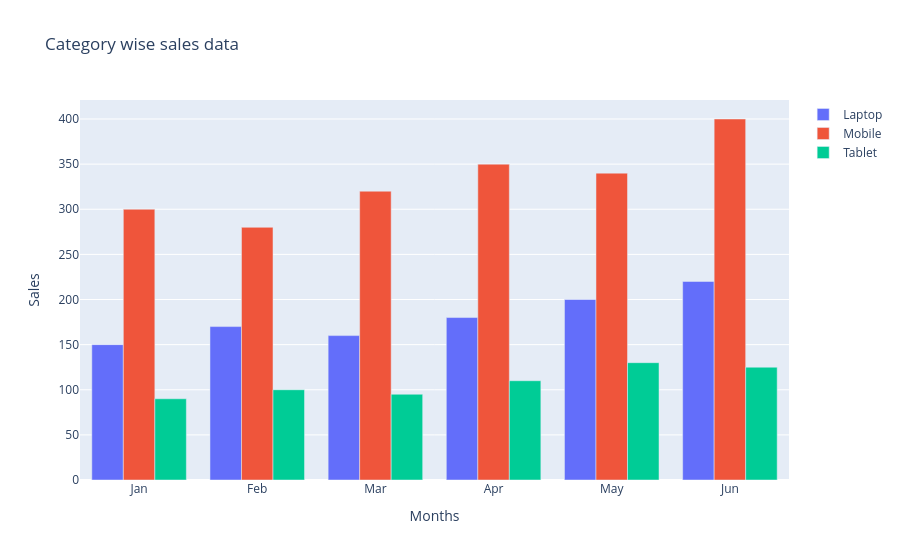

Write notebook code for a chart like this one.
### Code cell
fig= go.Figure(data=[
    go.Bar(x=months, y= laptop_sales, name="Laptop"),
    go.Bar(x=months, y= mobile_sales, name="Mobile"),
    go.Bar(x=months, y= tablet_sales, name="Tablet")

])

fig.update_layout(title= "Category wise sales data", xaxis_title= "Months",yaxis_title= "Sales")

fig.show()

### Figure 1 — Plotly figure (JSON) as saved in the notebook; plotly's stock layout.template omitted (floating-point values rounded to 4 significant figures)
{"data": [{"name": "Laptop", "type": "bar", "x": ["Jan", "Feb", "Mar", "Apr", "May", "Jun"], "y": [150, 170, 160, 180, 200, 220]}, {"name": "Mobile", "type": "bar", "x": ["Jan", "Feb", "Mar", "Apr", "May", "Jun"], "y": [300, 280, 320, 350, 340, 400]}, {"name": "Tablet", "type": "bar", "x": ["Jan", "Feb", "Mar", "Apr", "May", "Jun"], "y": [90, 100, 95, 110, 130, 125]}], "layout": {"title": {"text": "Category wise sales data"}, "xaxis": {"title": {"text": "Months"}}, "yaxis": {"title": {"text": "Sales"}}}}
